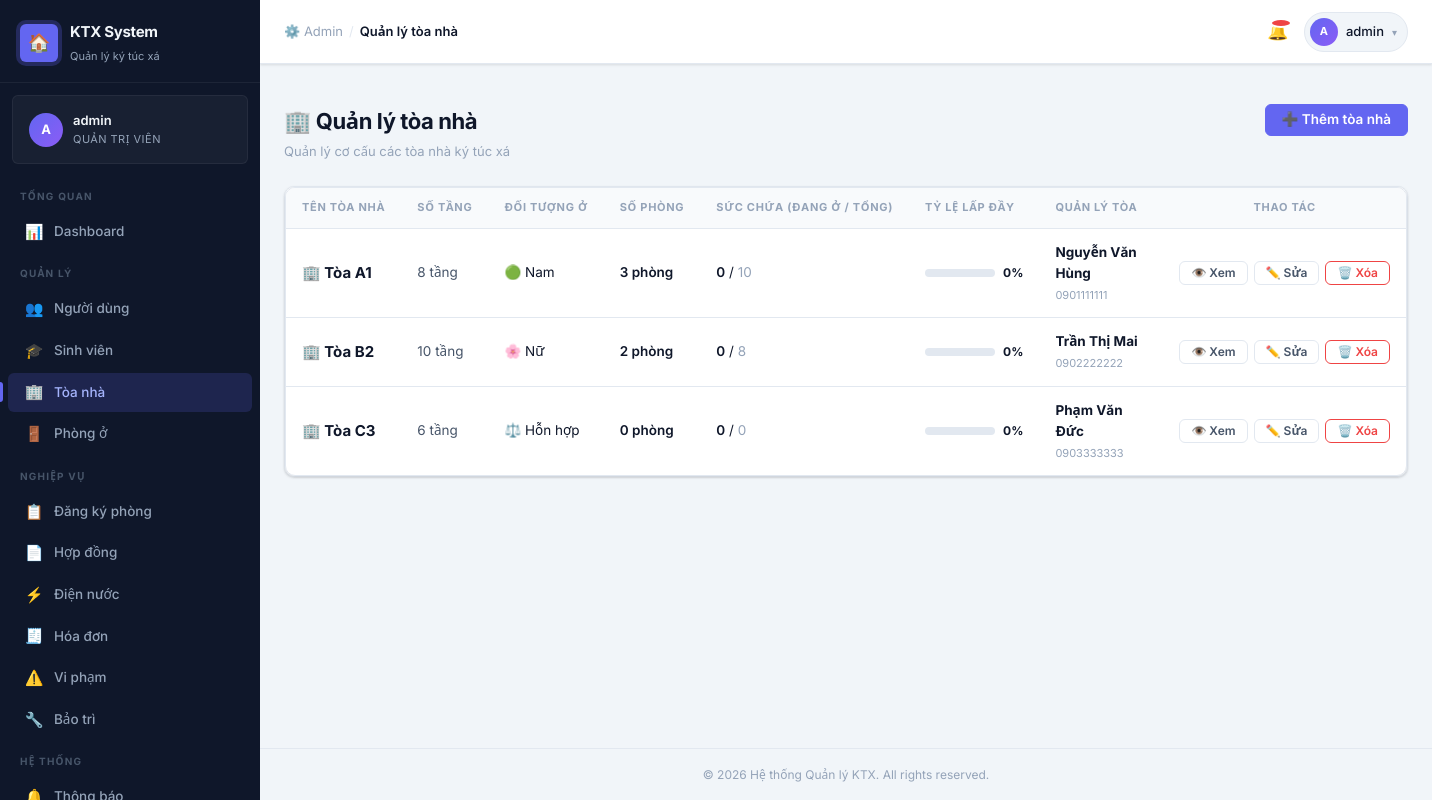
The page /public/admin/buildings (signed in) on the database its author committed.
### tables this page shows
CREATE TABLE `buildings` (
  `id`           INT UNSIGNED  NOT NULL AUTO_INCREMENT,
  `name`         VARCHAR(100)  NOT NULL COMMENT 'Tên tòa nhà (A1, B2...)',
  `total_floors` TINYINT       NOT NULL DEFAULT 1,
  `gender_type`  ENUM('male','female','mixed') NOT NULL
                 COMMENT 'Giới tính được ở trong tòa',
  `manager_name` VARCHAR(100)  NOT NULL COMMENT 'Tên quản lý tòa',
  `manager_phone`VARCHAR(15)   NOT NULL,
  `address`      VARCHAR(255)  NOT NULL,
  `status`       ENUM('active','maintenance','closed') NOT NULL DEFAULT 'active',
  `created_at`   DATETIME      NOT NULL DEFAULT CURRENT_TIMESTAMP,
  `updated_at`   DATETIME      NOT NULL DEFAULT CURRENT_TIMESTAMP
                                ON UPDATE CURRENT_TIMESTAMP,
  PRIMARY KEY (`id`),
  UNIQUE KEY `uq_buildings_name` (`name`)
);

### app/core/BaseController.php (called while the page is built, shortened)
<?php
require_once __DIR__ . '/Database.php';
abstract class BaseController
{
    protected string $viewPath   = __DIR__ . '/../views';
    public function __construct()
    {
        $this->db = Database::getInstance();
    }
    protected function view(
        string       $view,
        array        $data   = [],
        string|false $layout = null
    ): void {
        $viewFile = $this->viewPath . '/' . str_replace('.', '/', $view) . '.php';
        $data['_flash']     = $this->getFlash();
        $data['_auth']      = $this->auth();
        $data['_old']       = $_SESSION['_old_input'] ?? [];
        $flatErrors = [];
        $data['_errors']    = $flatErrors;
        $data['_csrfToken'] = $this->csrfToken();
        extract($data, EXTR_SKIP);
        require $viewFile;
    }
    private function getFlash(): array
    {
        $flash = $_SESSION['_flash'] ?? [];
        return $flash;
    }
    protected function auth(?string $key = null): mixed
    {
        $user = $_SESSION['_auth_user'] ?? null;
        if ($key === null) return $user;
        return $user[$key] ?? null;
    }
    protected function csrfToken(): string
    {
        return $_SESSION['_csrf_token'];
    }
}

### app/controllers/BuildingController.php (called while the page is built, shortened)
<?php
require_once __DIR__ . '/../core/BaseController.php';
class BuildingController extends BaseController
{
    public function index(array $params = []): void
    {
        $buildings = $this->db->select("
            SELECT b.*,
                   (SELECT COUNT(*) FROM rooms r WHERE r.building_id = b.id) AS room_count,
                   (SELECT SUM(capacity) FROM rooms r WHERE r.building_id = b.id) AS total_capacity,
                   (SELECT SUM(current_occupants) FROM rooms r WHERE r.building_id = b.id) AS total_occupants
            FROM buildings b
            ORDER BY b.name
        ");
        $this->view('admin/buildings/index', [
            'title'     => 'Quản lý tòa nhà',
            'buildings' => $buildings
        ]);
    }
}

### middleware/Middleware.php (called while the page is built, shortened)
<?php
class AuthMiddleware
{
    public function handle(callable $next): void
    {
        $next();
    }
}
class AdminMiddleware
{
    public function handle(callable $next): void
    {
        $next();
    }
}

### public/index.php (called while the page is built, shortened)
<?php
require_once BASE_PATH . '/app/core/Database.php';
require_once BASE_PATH . '/app/core/BaseController.php';
require_once BASE_PATH . '/app/core/Router.php';
require_once BASE_PATH . '/middleware/Middleware.php';
try {
    Router::getInstance()->dispatch();
} catch (DatabaseException $e) {
    http_response_code(500);
    error_log('[FATAL] ' . $e->getMessage());
    if (str_contains($_SERVER['HTTP_ACCEPT'] ?? '', 'application/json')) {
        header('Content-Type: application/json');
        echo json_encode(['success' => false, 'message' => 'Lỗi máy chủ. Vui lòng thử lại.']);
    } else {
        require BASE_PATH . '/app/views/errors/500.php';
    }
} catch (\Throwable $e) {
    http_response_code(500);
    error_log('[FATAL] ' . $e->getMessage() . ' in ' . $e->getFile() . ':' . $e->getLine());
    if (defined('APP_DEBUG') && APP_DEBUG) {
        echo "<pre><strong>{$e->getMessage()}</strong>\n{$e->getTraceAsString()}</pre>";
    } else {
        require BASE_PATH . '/app/views/errors/500.php';
    }
}

### app/core/Database.php (called while the page is built, shortened)
<?php
class Database
{
    private static ?Database $instance = null;
    private PDO $pdo;
    private array $stmtCache = [];
    private function __construct()
    {
        $dsn = sprintf(
            'mysql:host=%s;port=%s;dbname=%s;charset=%s',
            DB_HOST,
            DB_PORT,
            DB_NAME,
            DB_CHARSET
        );
        $options = [
            PDO::ATTR_ERRMODE            => PDO::ERRMODE_EXCEPTION,
            PDO::ATTR_DEFAULT_FETCH_MODE => PDO::FETCH_ASSOC,
            PDO::ATTR_EMULATE_PREPARES   => false,
            PDO::ATTR_STRINGIFY_FETCHES  => false,
            PDO::ATTR_PERSISTENT         => false,
            PDO::MYSQL_ATTR_INIT_COMMAND => "SET NAMES utf8mb4 COLLATE utf8mb4_unicode_ci",
        ];
        try {
            $this->pdo = new PDO($dsn, DB_USER, DB_PASS, $options);
        } catch (PDOException $e) {
            throw new DatabaseException(
                APP_DEBUG
                    ? 'Kết nối database thất bại: ' . $e->getMessage()
                    : 'Không thể kết nối đến cơ sở dữ liệu. Vui lòng thử lại sau.',
                (int)$e->getCode(),
                $e
            );
        }
    }
    public static function getInstance(): static
    {
        if (static::$instance === null) {
            static::$instance = new static();
        }
        return static::$instance;
    }
    public function query(string $sql, array $params = []): PDOStatement
    {
        $startTime = microtime(true);
        try {
            $cacheKey = md5($sql);
            if (!isset($this->stmtCache[$cacheKey])) {
                $this->stmtCache[$cacheKey] = $this->pdo->prepare($sql);
            }
            $stmt = $this->stmtCache[$cacheKey];
            $stmt->execute($params);
            $elapsed = microtime(true) - $startTime;
            return $stmt;
        } catch (PDOException $e) {
            throw new DatabaseException(
                APP_DEBUG
                    ? "Query thất bại: {$e->getMessage()} | SQL: {$sql}"
                    : 'Lỗi truy vấn cơ sở dữ liệu.',
                (int)$e->getCode(),
                $e
            );
        }
    }
    public function select(string $sql, array $params = []): array
    {
        return $this->query($sql, $params)->fetchAll();
    }
}

### app/views/admin/buildings/index.php (the view, shortened to what this page needs)
<div class="page-header">
  <div>
    <h1 class="page-title">🏢 Quản lý tòa nhà</h1>
    <p class="page-subtitle">Quản lý cơ cấu các tòa nhà ký túc xá</p>
  </div>
  <div class="page-actions">
    <a href="/testfinal/public/admin/buildings/create" class="btn btn-primary">➕ Thêm tòa nhà</a>
  </div>
</div>
<div class="card">
  <div class="table-wrapper">
    <table>
      <thead>
        <tr>
          <th>Tên tòa nhà</th>
          <th>Số tầng</th>
          <th>Đối tượng ở</th>
          <th>Số phòng</th>
          <th>Sức chứa (Đang ở / Tổng)</th>
          <th>Tỷ lệ lấp đầy</th>
          <th>Quản lý tòa</th>
          <th style="width:180px;text-align:center;">Thao tác</th>
        </tr>
      </thead>
      <tbody>
        <?php if (!empty($buildings)): ?>
          <?php foreach ($buildings as $b): ?>
            <?php
              $genderLabel = match($b['gender_type']) {
                  'male'   => '🟢 Nam',
                  'female' => '🌸 Nữ',
                  'mixed'  => '⚖️ Hỗn hợp',
                  default  => $b['gender_type']
              };
              $totalCapacity  = (int)($b['total_capacity'] ?? 0);
              $totalOccupants = (int)($b['total_occupants'] ?? 0);
              $fillPct        = $totalCapacity > 0 ? round(($totalOccupants / $totalCapacity) * 100) : 0;
            ?>
            <tr id="building-row-<?= (int)$b['id'] ?>">
              <td><strong style="color:var(--txt-primary);font-size:15px;">🏢 Tòa <?= htmlspecialchars($b['name']) ?></strong></td>
              <td style="color:var(--txt-secondary);"><?= (int)$b['total_floors'] ?> tầng</td>
              <td><?= $genderLabel ?></td>
              <td style="font-weight:600;color:var(--txt-primary);"><?= (int)$b['room_count'] ?> phòng</td>
              <td>
                <span style="font-weight:600;"><?= $totalOccupants ?></span> / <span style="color:var(--txt-muted);"><?= $totalCapacity ?></span>
              </td>
              <td>
                <div style="display:flex;align-items:center;gap:8px;">
                  <div class="progress" style="width:70px;margin:0;">
                  </div>
                  <span style="font-size:12px;font-weight:700;"><?= $fillPct ?>%</span>
                </div>
              </td>
              <td>
                <div><strong><?= htmlspecialchars($b['manager_name']) ?></strong></div>
                <div class="sub" style="font-size:11px;"><?= htmlspecialchars($b['manager_phone']) ?></div>
              </td>
              <td>
                <div style="display:flex;gap:6px;justify-content:center;">
                  <a href="/testfinal/public/admin/buildings/<?= (int)$b['id'] ?>" class="btn btn-ghost btn-sm">👁️ Xem</a>
                  <a href="/testfinal/public/admin/buildings/<?= (int)$b['id'] ?>/edit" class="btn btn-ghost btn-sm">✏️ Sửa</a>
                  <button class="btn btn-danger-outline btn-sm" onclick="deleteBuilding(<?= (int)$b['id'] ?>, '<?= htmlspecialchars(addslashes($b['name'])) ?>')">🗑️ Xóa</button>
                </div>
              </td>
            </tr>
          <?php endforeach; ?>
        <?php endif; ?>
      </tbody>
    </table>
  </div>
</div>

### app/core/Router.php (shortened to what this page needs)
<?php
class Router
{
    private array $routes = [];
    private array $groupStack = [];
    private int $lastIndex = -1;
    public function name(string $name): static
    {
        if ($this->lastIndex >= 0) {
            $this->routes[$this->lastIndex]['name'] = $name;
        }
        return $this;
    }
    public function middleware(string|array $middleware): static
    {
        if ($this->lastIndex >= 0) {
            $existing = $this->routes[$this->lastIndex]['middleware'];
            $add      = (array)$middleware;
            $this->routes[$this->lastIndex]['middleware'] = array_unique([...$existing, ...$add]);
        }
        return $this;
    }
    public function where(string $param, string $regex): static
    {
        if ($this->lastIndex >= 0) {
            $this->routes[$this->lastIndex]['constraints'][$param] = $regex;
        }
        return $this;
    }
    public function group(string $prefix, callable $callback, array $middleware = []): static
    {
        $parentPrefix     = $this->currentGroupPrefix();
        $parentMiddleware = $this->currentGroupMiddleware();
        $this->groupStack[] = [
            'prefix'     => $parentPrefix . $prefix,
            'middleware' => array_unique([...$parentMiddleware, ...$middleware]),
        ];
        array_pop($this->groupStack);
        return $this;
    }
    public function dispatch(): void
    {
        $method = $this->resolveMethod();
        $uri    = $this->resolveUri();
        foreach ($this->routes as $route) {
            if ($route['method'] !== $method) {
                continue;
            }
            $params = [];
            if (!$this->matchRoute($route, $uri, $params)) {
                continue;
            }
            $this->runMiddleware($route['middleware'], function () use ($route, $params) {
                $this->callHandler($route['handler'], $params);
            });
            return;
        }
    }
    private function addRoute(string $method, string $uri, string|callable $handler): static
    {
        $prefix     = $this->currentGroupPrefix();
        $middleware = $this->currentGroupMiddleware();
        $fullUri    = $prefix . ($uri === '/' ? '' : $uri) ?: '/';
        $this->routes[] = [
            'method'       => strtoupper($method),
            'original_uri' => $fullUri,
            'pattern'      => $this->buildPattern($fullUri),
            'param_names'  => $this->extractParamNames($fullUri),
            'handler'      => $handler,
            'middleware'   => $middleware,
            'name'         => null,
            'constraints'  => [],
        ];
        $this->lastIndex = count($this->routes) - 1;
        return $this;
    }
    private function buildPattern(string $uri): string
    {
        $pattern = preg_replace_callback(
            '/:([a-zA-Z_][a-zA-Z0-9_]*)/',
            fn($m) => '(?P<' . $m[1] . '>[^/]+)',
            $uri
        );
        return '#^' . $pattern . '$#u';
    }
    private function extractParamNames(string $uri): array
    {
        preg_match_all('/:([a-zA-Z_][a-zA-Z0-9_]*)/', $uri, $matches);
        return $matches[1];
    }
    private function matchRoute(array $route, string $uri, array &$params): bool
    {
        $pattern = $route['pattern'];
        foreach ($route['constraints'] as $param => $regex) {
            $pattern = str_replace(
                "(?P<{$param}>[^/]+)",
                "(?P<{$param}>{$regex})",
                $pattern
            );
        }
        if (!preg_match($pattern, $uri, $matches)) {
            return false;
        }
        return true;
    }
    private function callHandler(string|callable $handler, array $params): void
    {
        [$class, $method] = explode('@', $handler, 2);
        $controller = new $class();
        $controller->$method($params);
    }
    private function runMiddleware(array $middleware, callable $final): void
    {
        $pipeline = array_reduce(
            array_reverse($middleware),
            function (callable $carry, string $name): callable {
                return function () use ($name, $carry): void {
                    $mw = $this->resolveMiddleware($name);
                    $mw->handle($carry);
                };
            },
            $final
        );
        $pipeline();
    }
    private function resolveMiddleware(string $name): object
    {
        return new $class();
    }
    private function resolveMethod(): string
    {
        $method = strtoupper($_SERVER['REQUEST_METHOD'] ?? 'GET');
        return $method;
    }
    private function resolveUri(): string
    {
        $uri = $_SERVER['REQUEST_URI'] ?? '/';
        $scriptDir = rtrim(dirname($_SERVER['SCRIPT_NAME']), '/\\');
        $rootDir   = rtrim(dirname($scriptDir), '/\\');
        if ($scriptDir !== '' && $scriptDir !== '/' && str_starts_with($uri, $scriptDir)) {
            $uri = substr($uri, strlen($scriptDir));
        } elseif ($rootDir !== '' && $rootDir !== '/' && $rootDir !== '\\' && str_starts_with($uri, $rootDir)) {
            $uri = substr($uri, strlen($rootDir));
        }
        return ('/' . trim(urldecode($uri), '/')) ?: '/';
    }
    private function currentGroupPrefix(): string
    {
        return empty($this->groupStack)
            ? ''
            : end($this->groupStack)['prefix'];
    }
    private function currentGroupMiddleware(): array
    {
        return empty($this->groupStack)
            ? []
            : end($this->groupStack)['middleware'];
    }
}

### rows shown on the page
buildings: name "A1", total_floors "8", gender_type "🟢 Nam", room_count "3", totalOccupants "0", totalCapacity "10", fillPct "0", manager_name "Nguyễn Văn Hùng", manager_phone "0901111111"
buildings: name "B2", total_floors "10", gender_type "🌸 Nữ", room_count "2", totalOccupants "0", totalCapacity "8", fillPct "0", manager_name "Trần Thị Mai", manager_phone "0902222222"
buildings: name "C3", total_floors "6", gender_type "⚖️ Hỗn hợp", room_count "0", totalOccupants "0", totalCapacity "0", fillPct "0", manager_name "Phạm Văn Đức", manager_phone "0903333333"

### other values the page prints
$icon "📊 👥 🎓 🏢 🚪 📋 📄 ⚡ 🧾 ⚠️ 🔧"
$label "Dashboard Người dùng Sinh viên Tòa nhà Phòng ở Đăng ký phòng Hợp đồng Điện nước Hóa đơn Vi phạm Bảo trì"
